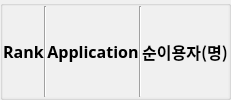
                      <widget class="QGroupBox" name="groupBox_21">
                       <property name="styleSheet">
                        <string notr="true">background-color : rgb(240, 240, 240)</string>
                       </property>
                       <property name="title">
                        <string/>
                       </property>
                       <layout class="QHBoxLayout" name="horizontalLayout_17">
                        <property name="spacing">
                         <number>0</number>
                        </property>
                        <property name="leftMargin">
                         <number>0</number>
                        </property>
                        <property name="topMargin">
                         <number>0</number>
                        </property>
                        <property name="rightMargin">
                         <number>0</number>
                        </property>
                        <property name="bottomMargin">
                         <number>0</number>
                        </property>
                        <item>
                         <widget class="QLabel" name="label_63">
                          <property name="maximumSize">
                           <size>
                            <width>82</width>
                            <height>16777215</height>
                           </size>
                          </property>
                          <property name="font">
                           <font>
                            <family>나눔고딕</family>
                            <pointsize>12</pointsize>
                            <weight>75</weight>
                            <bold>true</bold>
                           </font>
                          </property>
                          <property name="styleSheet">
                           <string notr="true">background-color : rgb(240, 240, 240)</string>
                          </property>
                          <property name="text">
                           <string>Rank</string>
                          </property>
                          <property name="alignment">
                           <set>Qt::AlignCenter</set>
                          </property>
                          <property name="margin">
                           <number>5</number>
                          </property>
                         </widget>
                        </item>
                        <item>
                         <widget class="Line" name="line_40">
                          <property name="orientation">
                           <enum>Qt::Vertical</enum>
                          </property>
                         </widget>
                        </item>
                        <item>
                         <widget class="QLabel" name="label_64">
                          <property name="font">
                           <font>
                            <family>나눔고딕</family>
                            <pointsize>12</pointsize>
                            <weight>75</weight>
                            <bold>true</bold>
                           </font>
                          </property>
                          <property name="text">
                           <string>Application</string>
                          </property>
                          <property name="alignment">
                           <set>Qt::AlignCenter</set>
                          </property>
                          <property name="margin">
                           <number>0</number>
                          </property>
                         </widget>
                        </item>
                        <item>
                         <widget class="Line" name="line_41">
                          <property name="orientation">
                           <enum>Qt::Vertical</enum>
                          </property>
                         </widget>
                        </item>
                        <item>
                         <widget class="QLabel" name="label_66">
                          <property name="maximumSize">
                           <size>
                            <width>150</width>
                            <height>16777215</height>
                           </size>
                          </property>
                          <property name="font">
                           <font>
                            <family>나눔고딕</family>
                            <pointsize>12</pointsize>
                            <weight>75</weight>
                            <bold>true</bold>
                           </font>
                          </property>
                          <property name="text">
                           <string>순이용자(명)</string>
                          </property>
                          <property name="alignment">
                           <set>Qt::AlignCenter</set>
                          </property>
                         </widget>
                        </item>
                       </layout>
                      </widget>
